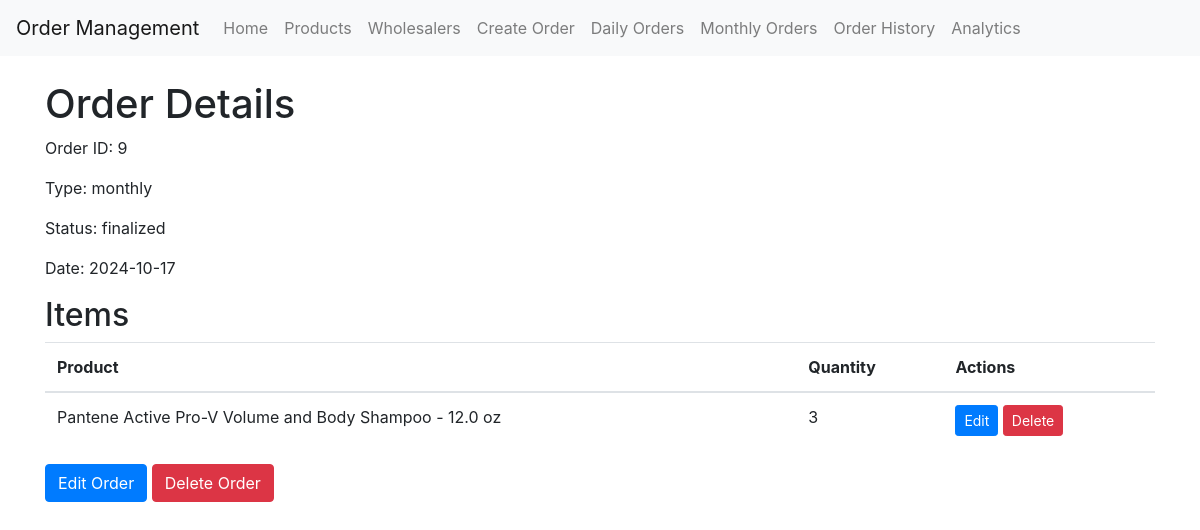
The app's page /view_order/9 (signed in) with its own data.
### app/models.py (models this page shows, shortened)
class OrderList(db.Model):
    id = db.Column(db.Integer, primary_key=True)
    date = db.Column(db.Date, nullable=False, default=datetime.utcnow().date)
    wholesaler_id = db.Column(db.Integer, db.ForeignKey('wholesaler.id'), nullable=False)
    wholesaler = db.relationship('Wholesaler', back_populates='order_lists')
    items = db.relationship('OrderListItem', back_populates='order_list', cascade='all, delete-orphan')
    status = db.Column(db.String(20), default='pending')  # 'pending', 'finalized'
    type = db.Column(db.String(10), nullable=False)  # 'daily' or 'monthly'
    finalized_date = db.Column(db.DateTime)

class OrderListItem(db.Model):
    id = db.Column(db.Integer, primary_key=True)
    order_list_id = db.Column(db.Integer, db.ForeignKey('order_list.id'), nullable=False)
    product_id = db.Column(db.Integer, db.ForeignKey('product.id'), nullable=False)
    quantity = db.Column(db.Integer, nullable=False)
    comment = db.Column(db.Text)
    order_list = db.relationship('OrderList', back_populates='items')
    product = db.relationship('Product', backref='order_items')

class Product(db.Model):
    id = db.Column(db.Integer, primary_key=True)
    product_id = db.Column(db.String(20), unique=True, nullable=False)
    name = db.Column(db.String(100), nullable=False)
    size = db.Column(db.String(50))
    price = db.Column(db.Float, nullable=False)
    wholesaler_id = db.Column(db.Integer, db.ForeignKey('wholesaler.id'), nullable=False)
    wholesaler = db.relationship('Wholesaler', back_populates='products')

### app/main/routes.py (the view)
@bp.route('/view_order/<int:order_id>')
@login_required
def view_order(order_id):
    order = OrderList.query.get_or_404(order_id)
    return render_template('view_order.html', title='Order Details', order=order)

### app/models.py (called while the page is built)
@login.user_loader
def load_user(id):
    return User.query.get(int(id))

### app/templates/view_order.html
{% extends "base.html" %}
{% block content %}
<h1>Order Details</h1>
<p>Order ID: {{ order.id }}</p>
<p>Type: {{ order.type }}</p>
<p>Status: {{ order.status }}</p>
<p>Date: {{ order.date }}</p>
<h2>Items</h2>
<table class="table">
    <thead>
        <tr>
            <th>Product</th>
            <th>Quantity</th>
            <th>Actions</th>
        </tr>
    </thead>
    <tbody>
        {% for item in order.items %}
        <tr>
            <td>{{ item.product.name }}</td>
            <td>{{ item.quantity }}</td>
            <td>
                <a href="{{ url_for('main.edit_order_item', item_id=item.id) }}" class="btn btn-sm btn-primary">Edit</a>
                <form action="{{ url_for('main.delete_order_item', item_id=item.id) }}" method="POST" style="display: inline;">
                    <button type="submit" class="btn btn-sm btn-danger" onclick="return confirm('Are you sure you want to delete this item?')">Delete</button>
                </form>
            </td>
        </tr>
        {% endfor %}
    </tbody>
</table>
<a href="{{ url_for('main.edit_order', order_id=order.id) }}" class="btn btn-primary">Edit Order</a>
<form action="{{ url_for('main.delete_order', order_id=order.id) }}" method="POST" style="display: inline;">
    <button type="submit" class="btn btn-danger" onclick="return confirm('Are you sure you want to delete this entire order?')">Delete Order</button>
</form>
{% endblock %}

### records on screen
OrderList: id "9", type "monthly", status "finalized", date "2024-10-17"
OrderListItem: product.name "Pantene Active Pro-V Volume and Body Shampoo - 12.0 oz", quantity "3"
